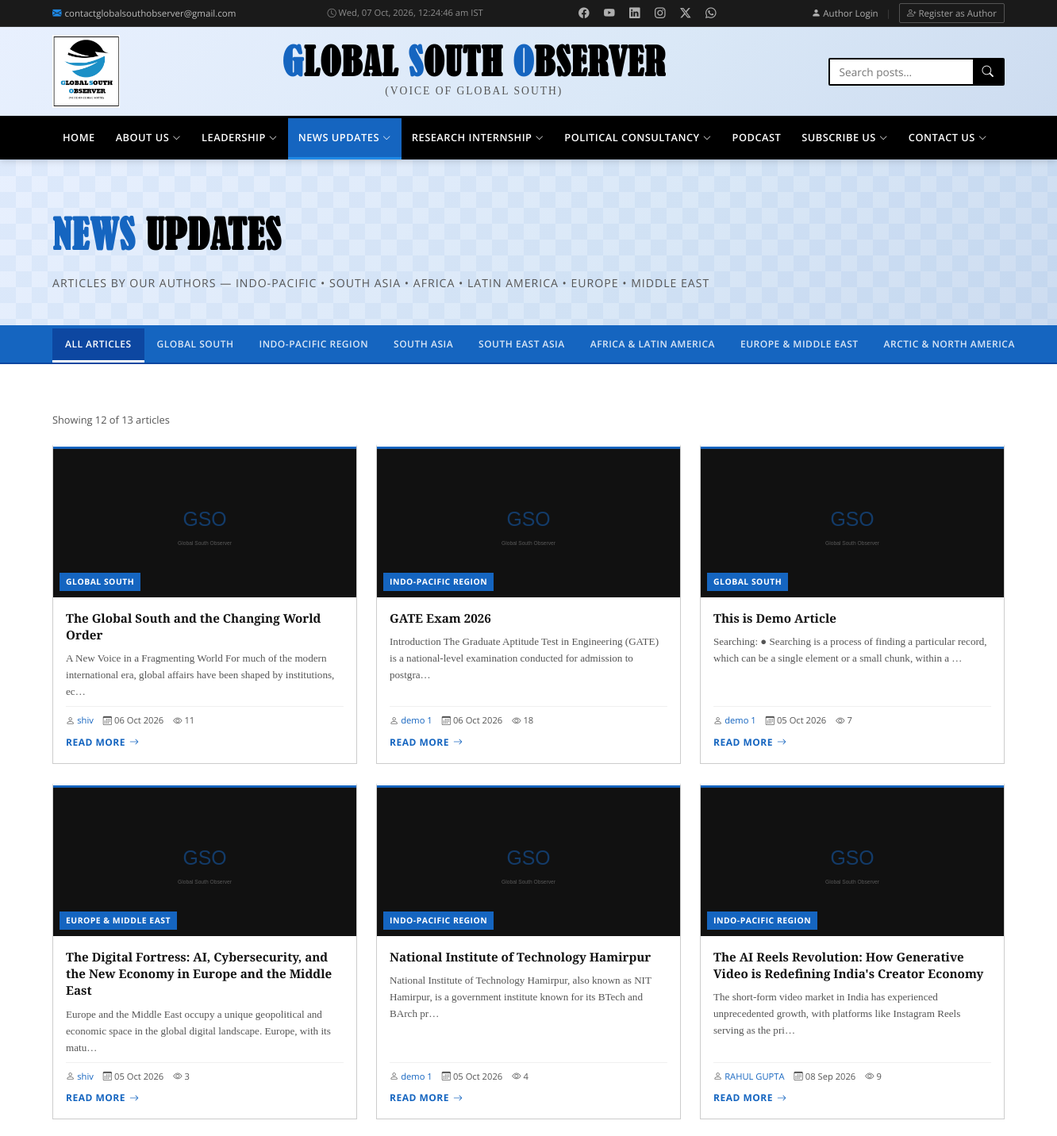
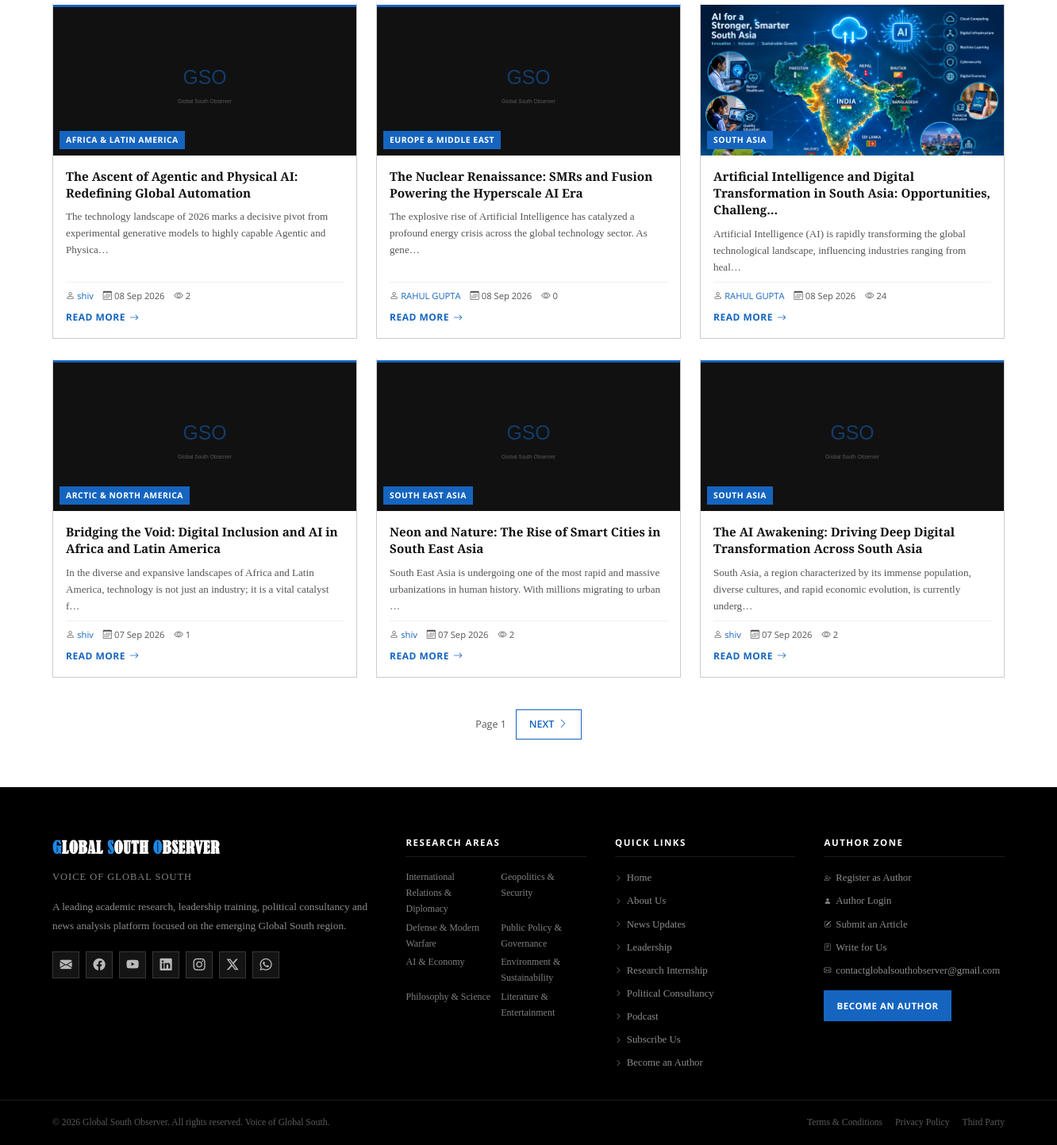
Page /news/ on the committed database (2 pictures, top to bottom).
### observer/models.py (models this page shows, shortened)
class Post(models.Model):
    CATEGORY_CHOICES = [
        ('global-south',        'Global South'),
        ('indo-pacific',        'Indo-Pacific Region'),
        ('south-asia',          'South Asia'),
        ('south-east-asia',     'South East Asia'),
        ('africa-latin-america','Africa & Latin America'),
        ('europe-middle-east',  'Europe & Middle East'),
        ('arctic-north-america','Arctic & North America'),
    ]
    STATUS_CHOICES = [
        ('pending',   'Pending Review'),
        ('published', 'Published'),
        ('rejected',  'Rejected'),
    ]
    title            = models.CharField(max_length=300)
    slug             = models.SlugField(max_length=320, unique=True, blank=True)
    author           = models.ForeignKey(Author, on_delete=models.CASCADE, related_name='posts')
    category         = models.CharField(max_length=50, choices=CATEGORY_CHOICES)
    image            = models.ImageField(upload_to='posts/%Y/%m/')
    keywords         = models.CharField(max_length=500, help_text='Comma-separated keywords')
    content          = models.TextField()
    status           = models.CharField(max_length=20, choices=STATUS_CHOICES, default='pending')
    views            = models.PositiveIntegerField(default=0)
    rejection_reason = models.TextField(blank=True)
    created_at       = models.DateTimeField(auto_now_add=True)
    updated_at       = models.DateTimeField(auto_now=True)
    published_at     = models.DateTimeField(null=True, blank=True)
    class Meta:
        ordering = ['-created_at']
        verbose_name = 'Post'
        verbose_name_plural = 'Posts'
    def get_absolute_url(self):
        from django.urls import reverse
        return reverse('post_detail', kwargs={'slug': self.slug})

class Author(models.Model):
    user = models.OneToOneField(User, on_delete=models.CASCADE, related_name='author_profile')
    bio = models.TextField(blank=True)
    photo = models.ImageField(upload_to='authors/', blank=True, null=True)
    website = models.URLField(blank=True)
    twitter_handle = models.CharField(max_length=100, blank=True)
    linkedin_url = models.URLField(blank=True)
    group = models.ForeignKey(
        AuthorGroup, on_delete=models.SET_NULL,
        null=True, blank=True, related_name='members'
    )
    is_approved = models.BooleanField(default=True)
    created_at = models.DateTimeField(auto_now_add=True)
    class Meta:
        ordering = ['-created_at']
        verbose_name = 'Author'
        verbose_name_plural = 'Authors'
    def __str__(self):
        return self.user.get_full_name() or self.user.username
    def get_absolute_url(self):
        from django.urls import reverse
        return reverse('author_public_profile', kwargs={'username': self.user.username})

### observer/views.py (the view)
# urls.py: path('news/', views.NewsView.as_view(), name='news'),
class NewsView(TemplateView):
    template_name = 'news.html'
    def get_context_data(self, **kwargs):
        ctx = super().get_context_data(**kwargs)
        category = self.request.GET.get('category', 'all')
        page_num = int(self.request.GET.get('page', 1))
        per_page = 12
        qs = Post.objects.filter(status='published').select_related('author__user')
        if category and category != 'all':
            qs = qs.filter(category=category)
        qs = qs.order_by('-published_at')
        total  = qs.count()
        offset = (page_num - 1) * per_page
        posts  = qs[offset:offset + per_page]
        ctx.update({
            'posts':            posts,
            'total':            total,
            'current_category': category,
            'current_page':     page_num,
            'has_next':         total > page_num * per_page,
            'has_prev':         page_num > 1,
            'news_categories':  POST_CATEGORIES,
        })
        return ctx

### templates/news.html (shortened to what this page needs)
{% extends 'base.html' %}
{% block content %}
<div class="page-hero">
  <div class="container">
    <h1 class="page-hero-title"><span>News</span> Updates</h1>
    <p class="page-hero-subtitle">Articles by our authors — Indo-Pacific &bull; South Asia &bull; Africa &bull; Latin America &bull; Europe &bull; Middle East</p>
  </div>
</div>
<nav class="sub-navbar" aria-label="News categories">
  <div class="sub-navbar-inner">
    <a href="{% url 'news' %}"
       class="sub-nav-btn {% if current_category == 'all' or not current_category %}active{% endif %}"
       data-category="all">All Articles</a>
    {% for cat in news_categories %}
    <a href="{% url 'news' %}?category={{ cat.slug }}"
       class="sub-nav-btn {% if cat.slug == current_category %}active{% endif %}"
       data-category="{{ cat.slug }}">{{ cat.label }}</a>
    {% endfor %}
  </div>
</nav>
<section class="section">
  <div class="container">
    {% if total == 0 %}
    <div style="text-align:center;padding:80px 20px;">
      <i class="bi bi-newspaper" style="font-size:4rem;color:var(--blue);opacity:.2;display:block;margin-bottom:20px;"></i>
      <h2 style="font-family:var(--font-title);font-size:2rem;text-transform:uppercase;margin-bottom:10px;">No Articles Yet</h2>
      <p style="color:var(--mid-gray);max-width:480px;margin:0 auto 24px;">No published articles in this category yet. Be the first to contribute!</p>
      <a href="{% url 'author_register' %}" class="btn-primary"><i class="bi bi-pencil-square"></i> Become an Author</a>
    </div>
    {% else %}
    <p style="font-family:var(--font-ui);font-size:.8rem;color:var(--mid-gray);margin-bottom:20px;">
      Showing {{ posts|length }} of {{ total }} articles
    </p>
    <div class="news-grid" id="news-grid">
      {% for post in posts %}
      <article class="news-card" data-animate>
        <div class="card-img-wrap">
          <a href="{{ post.get_absolute_url }}">
            <img src="{{ post.image.url }}" alt="{{ post.title }}" loading="lazy"
                 onerror="this.src='/static/images/news-placeholder.svg'"/>
          </a>
          <span class="card-source">{{ post.get_category_display }}</span>
        </div>
        <div class="card-body">
          <h3 class="card-title">
            <a href="{{ post.get_absolute_url }}">{{ post.title|truncatechars:90 }}</a>
          </h3>
          <p class="card-desc">{{ post.content|striptags|truncatechars:130 }}</p>
          <div class="card-meta">
            <span><i class="bi bi-person"></i>
              <a href="{{ post.author.get_absolute_url }}" style="color:var(--blue);">{{ post.author }}</a>
            </span>
            <span><i class="bi bi-calendar3"></i> {{ post.published_at|date:"d M Y" }}</span>
            <span><i class="bi bi-eye"></i> {{ post.views }}</span>
          </div>
          <a href="{{ post.get_absolute_url }}" class="card-read-more">Read More <i class="bi bi-arrow-right"></i></a>
        </div>
      </article>
      {% endfor %}
    </div>
    <div class="pagination">
      <span class="page-info">Page {{ current_page }}</span>
      {% if has_next %}
      <a href="?category={{ current_category }}&page={{ current_page|add:'1' }}" class="page-btn">Next <i class="bi bi-chevron-right"></i></a>
      {% endif %}
    </div>
    {% endif %}
  </div>
</section>
{% endblock %}

### rows in the picture
Post: category "GLOBAL SOUTH", title "The Global South and the Changing World Order", content "A New Voice in a Fragmenting World For much of the modern international era, global affairs have been shaped by institutions, ec…", author "shiv", published_at "06 Oct 2026", views "11"
Post: category "INDO-PACIFIC REGION", title "GATE Exam 2026", content "Introduction The Graduate Aptitude Test in Engineering (GATE) is a national-level examination conducted for admission to postgra…", author "demo 1", published_at "06 Oct 2026", views "18"
Post: category "GLOBAL SOUTH", title "This is Demo Article", content "Searching: ● Searching is a process of finding a particular record, which can be a single element or a small chunk, within a …", author "demo 1", published_at "05 Oct 2026", views "7"
Post: category "EUROPE & MIDDLE EAST", title "The Digital Fortress: AI, Cybersecurity, and the New Economy in Europe and the Middle East", content "Europe and the Middle East occupy a unique geopolitical and economic space in the global digital landscape. Europe, with its matu…", author "shiv", published_at "05 Oct 2026", views "3"
Post: category "INDO-PACIFIC REGION", title "National Institute of Technology Hamirpur", content "National Institute of Technology Hamirpur, also known as NIT Hamirpur, is a government institute known for its BTech and BArch pr…", author "demo 1", published_at "05 Oct 2026", views "4"
Post: category "INDO-PACIFIC REGION", title "The AI Reels Revolution: How Generative Video is Redefining India's Creator Economy", content "The short-form video market in India has experienced unprecedented growth, with platforms like Instagram Reels serving as the pri…", author "RAHUL GUPTA", published_at "08 Sep 2026", views "9"
Post: category "AFRICA & LATIN AMERICA", title "The Ascent of Agentic and Physical AI: Redefining Global Automation", content "The technology landscape of 2026 marks a decisive pivot from experimental generative models to highly capable Agentic and Physica…", author "shiv", published_at "08 Sep 2026", views "2"
Post: category "EUROPE & MIDDLE EAST", title "The Nuclear Renaissance: SMRs and Fusion Powering the Hyperscale AI Era", content "The explosive rise of Artificial Intelligence has catalyzed a profound energy crisis across the global technology sector. As gene…", author "RAHUL GUPTA", published_at "08 Sep 2026", views "0"
Post: image (picture), category "SOUTH ASIA", title "Artificial Intelligence and Digital Transformation in South Asia: Opportunities, Challeng…", content "Artificial Intelligence (AI) is rapidly transforming the global technological landscape, influencing industries ranging from heal…", author "RAHUL GUPTA", published_at "08 Sep 2026", views "24"
Post: category "ARCTIC & NORTH AMERICA", title "Bridging the Void: Digital Inclusion and AI in Africa and Latin America", content "In the diverse and expansive landscapes of Africa and Latin America, technology is not just an industry; it is a vital catalyst f…", author "shiv", published_at "07 Sep 2026", views "1"
Post: category "SOUTH EAST ASIA", title "Neon and Nature: The Rise of Smart Cities in South East Asia", content "South East Asia is undergoing one of the most rapid and massive urbanizations in human history. With millions migrating to urban …", author "shiv", published_at "07 Sep 2026", views "2"
Post: category "SOUTH ASIA", title "The AI Awakening: Driving Deep Digital Transformation Across South Asia", content "South Asia, a region characterized by its immense population, diverse cultures, and rapid economic evolution, is currently underg…", author "shiv", published_at "07 Sep 2026", views "2"

### other values in the picture
{{ item.name }} "HOME" "ABOUT US" "LEADERSHIP" "NEWS UPDATES" "RESEARCH INTERNSHIP" "POLITICAL CONSULTANCY" "PODCAST" "SUBSCRIBE US" "CONTACT US"
{{ cat.label }} "GLOBAL SOUTH" "INDO-PACIFIC REGION" "SOUTH ASIA" "SOUTH EAST ASIA" "AFRICA & LATIN AMERICA" "EUROPE & MIDDLE EAST" "ARCTIC & NORTH AMERICA"
{{ posts|length }} "12"
{{ total }} "13"
{{ current_page }} "1"
